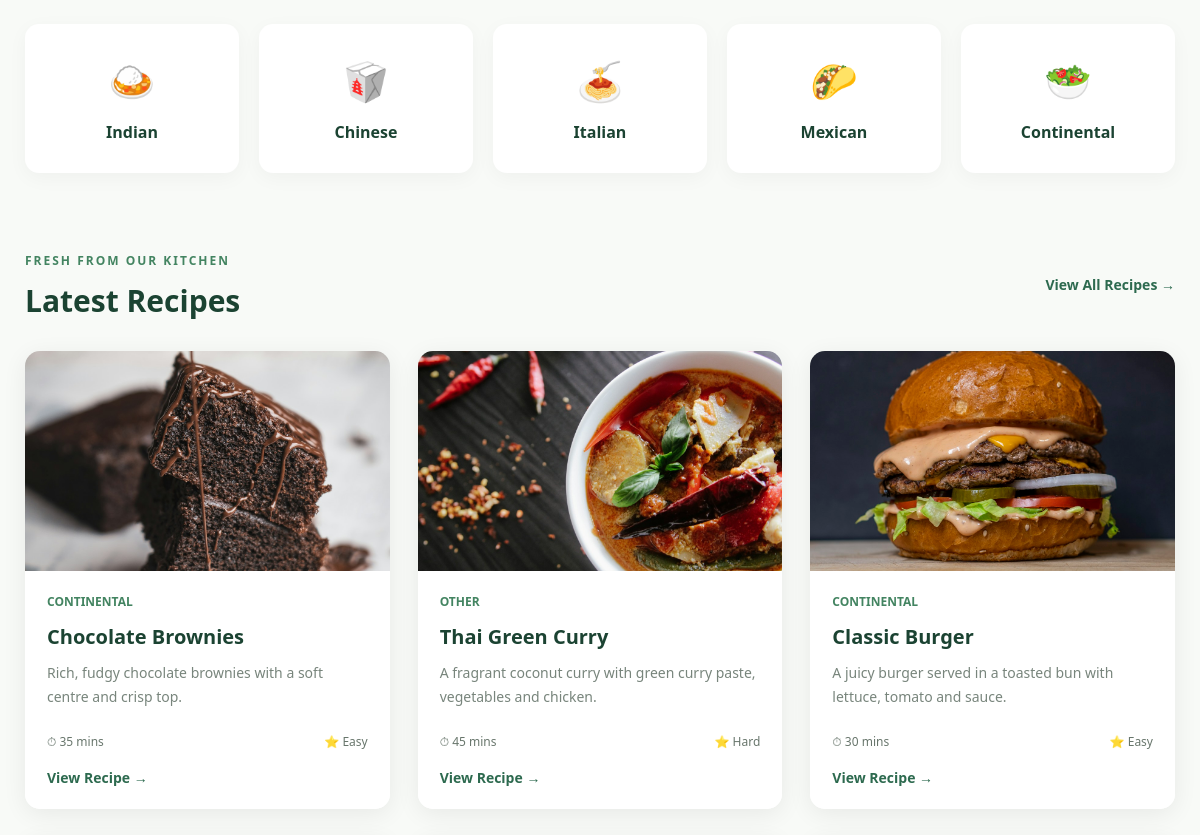
Before: / (middle part) with the older database file.
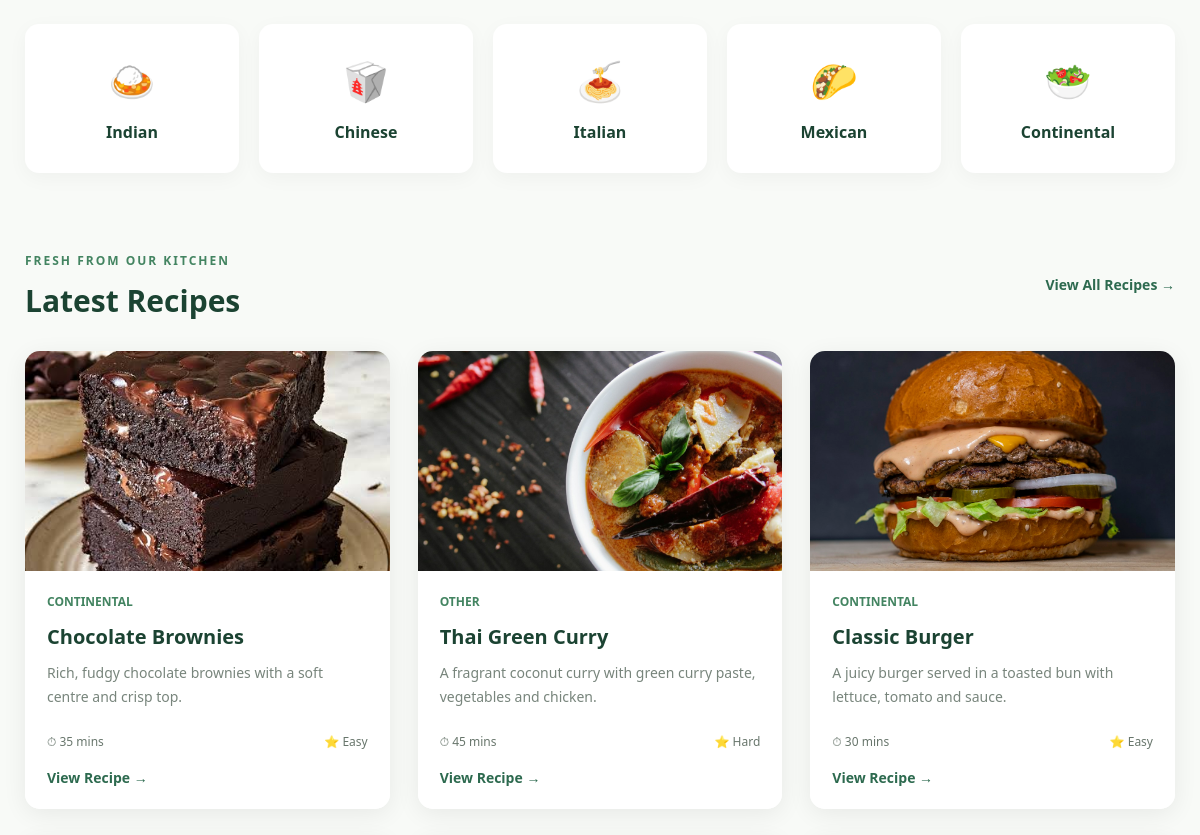
After: the same page with the newer database file.
### Cook/models.py (models this page shows, shortened)
class Cook(models.Model):
    CUISINE_CHOICES = [
        ('Indian', 'Indian'), ('Chinese', 'Chinese'), ('Italian', 'Italian'),
        ('Mexican', 'Mexican'), ('Continental', 'Continental'), ('Other', 'Other'),
    ]
    DIFFICULTY_CHOICES = [
        ('Easy', 'Easy'), ('Medium', 'Medium'), ('Hard', 'Hard'),
    ]
    title = models.CharField(max_length=200)
    description = models.TextField()
    cuisine = models.CharField(max_length=100, choices=CUISINE_CHOICES)
    ingredients = models.TextField()
    cooking_time = models.IntegerField(validators=[MinValueValidator(1)])
    difficulty = models.CharField(max_length=50, choices=DIFFICULTY_CHOICES)
    image = models.ImageField(upload_to='recipes/',blank=True,null=True)
    class Meta:
        ordering = ['-id']

### Cook/views.py (the view)
# urls.py: path('', views.home, name='home'),
def home(request):
    cooks = Cook.objects.all()[:6]
    return render(request, 'home.html', {'cooks': cooks})

### templates/home.html (shortened to what this page needs)
{% load static %}
<!DOCTYPE html>
<html lang="en">
<head>
    <link rel="stylesheet" href="{% static 'css/home.css' %}">
</head>
<body>
<main>
<section class="categories-section">
  <div class="category-grid">
    <a href="{% url 'recipe_list' %}?cuisine=Indian" class="category-card"><span>🍛</span><h3>Indian</h3></a>
    <a href="{% url 'recipe_list' %}?cuisine=Chinese" class="category-card"><span>🥡</span><h3>Chinese</h3></a>
    <a href="{% url 'recipe_list' %}?cuisine=Italian" class="category-card"><span>🍝</span><h3>Italian</h3></a>
    <a href="{% url 'recipe_list' %}?cuisine=Mexican" class="category-card"><span>🌮</span><h3>Mexican</h3></a>
    <a href="{% url 'recipe_list' %}?cuisine=Continental" class="category-card"><span>🥗</span><h3>Continental</h3></a>
  </div>
</section>
<section class="latest-section">
  <div class="section-heading"><div><span class="section-label">FRESH FROM OUR KITCHEN</span><h2>Latest Recipes</h2></div><a href="{% url 'recipe_list' %}">View All Recipes →</a></div>
    <div class="recipe-grid">
      {% for cook in cooks %}
          <article class="recipe-card">
              <div class="recipe-placeholder">
                  {% if cook.image %}
                      <img src="{{ cook.image.url }}" alt="{{ cook.title }}">
                  {% else %}
                      <span>🍽️</span>
                  {% endif %}
              </div>
              <div class="recipe-info">
                  <span class="recipe-cuisine">{{ cook.cuisine }}</span>
                  <h3>{{ cook.title }}</h3>
                  <p>{{ cook.description|truncatewords:15 }}</p>
                  <div class="recipe-meta">
                      <span>⏱ {{ cook.cooking_time }} mins</span>
                      <span>⭐ {{ cook.difficulty }}</span>
                  </div>
                  <a href="{% url 'recipe_detail' cook.pk %}" class="view-recipe">
                      View Recipe →
                  </a>
              </div>
          </article>
      {% empty %}
          <div class="empty-recipes">
              <h3>No recipes available yet!</h3>
              <p>Be the first to share a recipe.</p>
              <a href="{% url 'recipe_create' %}">Create Your First Recipe →</a>
          </div>
      {% endfor %}
    </div>
</section>
</main>
</body>
</html>

Changed rows visible on the page:
changed Cook "Chocolate Brownies": image: a different picture
